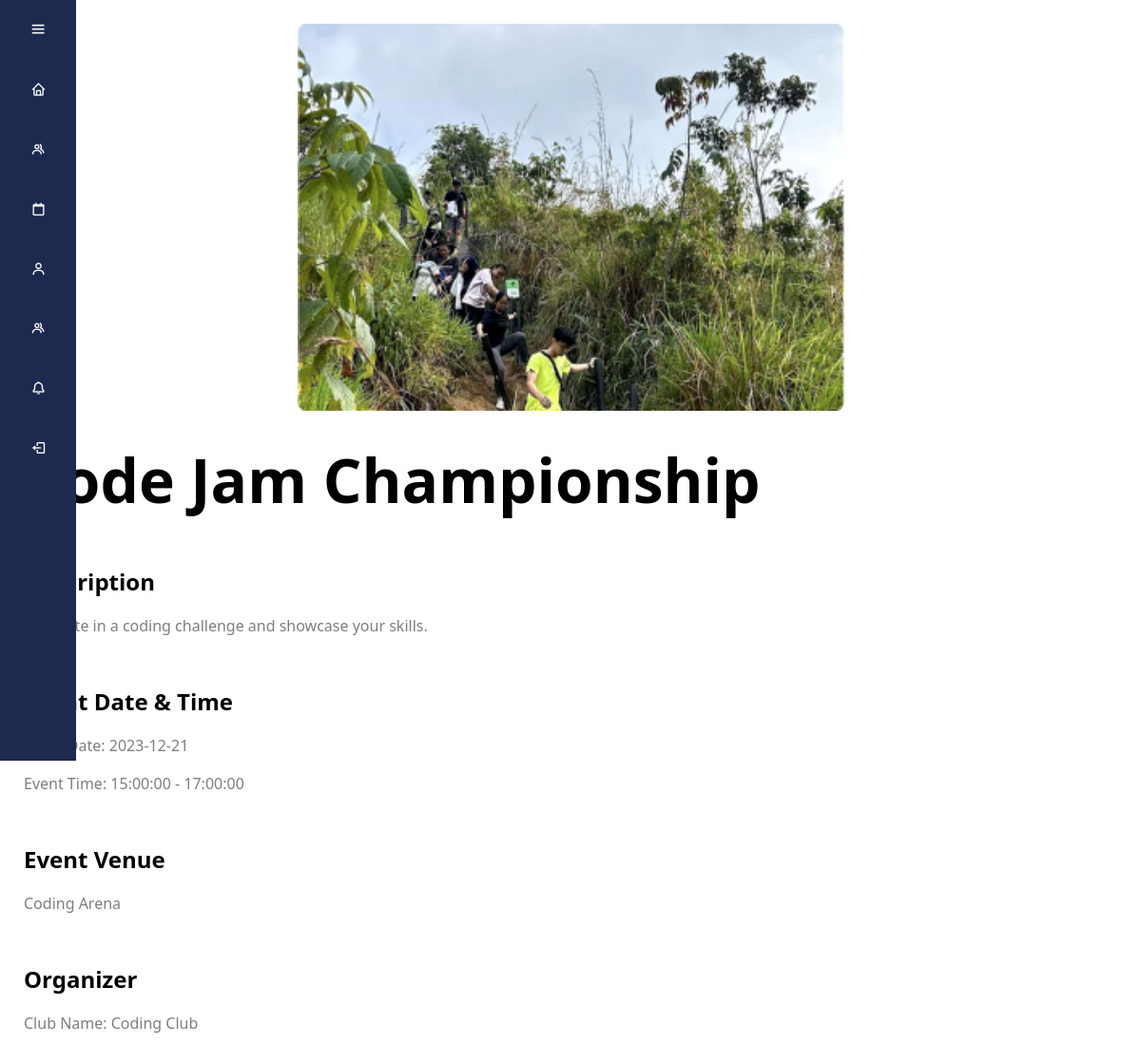
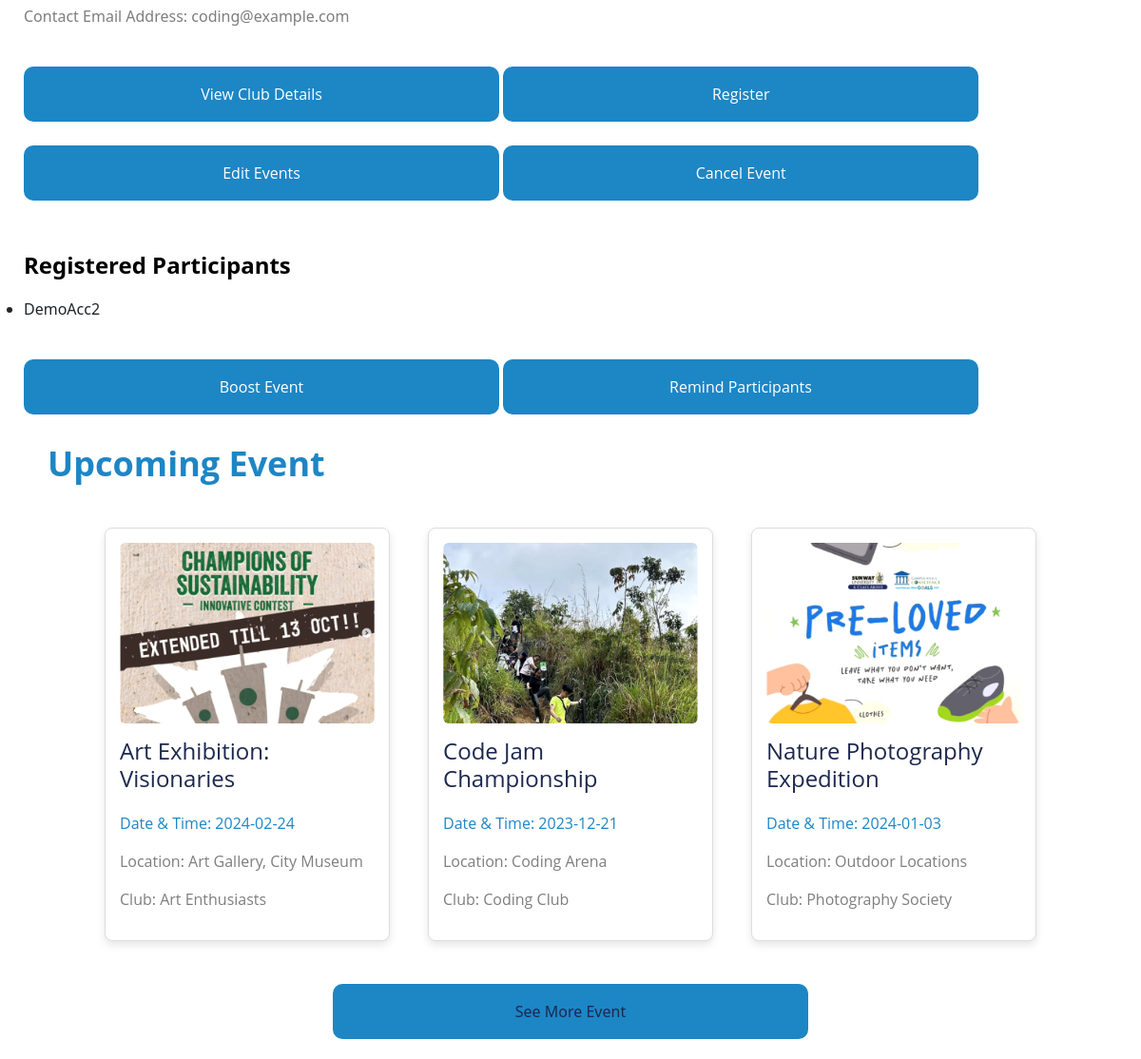
The app's page /event_single.php?id=9 (signed in, upper part), older data (2 pictures, top to bottom).
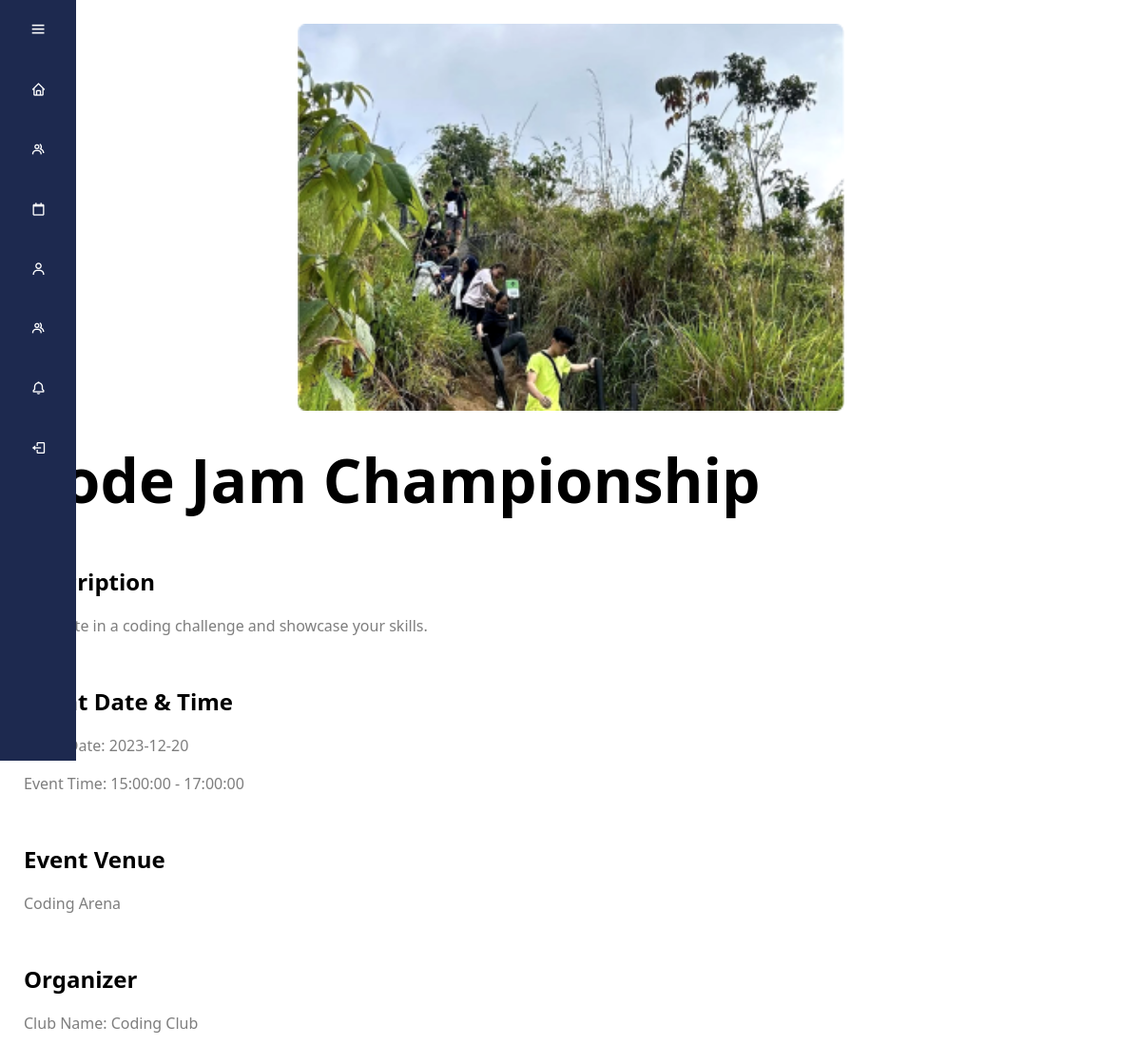
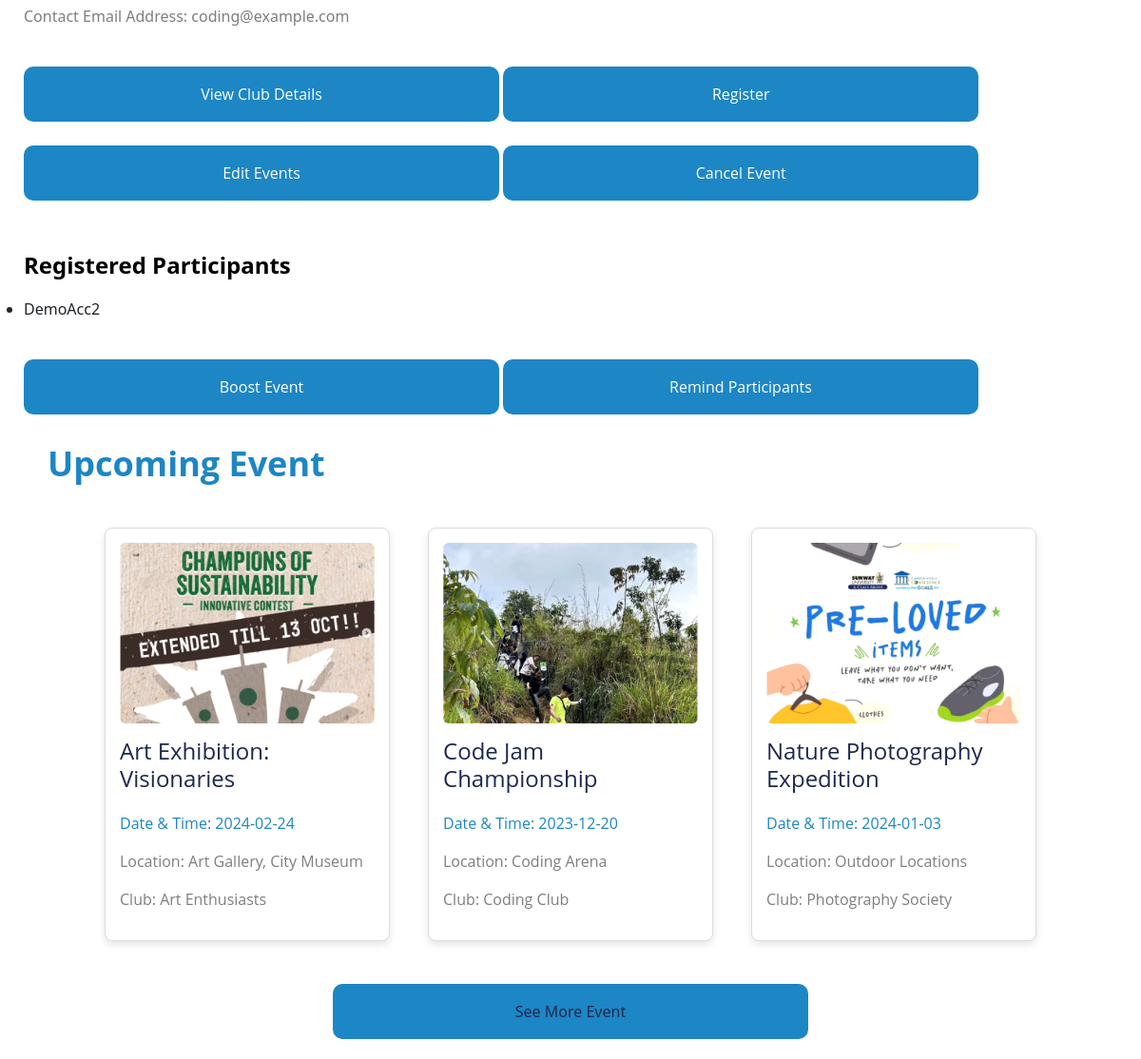
The same page, newer data (2 pictures, top to bottom).
### tables this page shows
CREATE TABLE `events` (
  `id` int(11) NOT NULL,
  `event_title` varchar(255) NOT NULL,
  `event_venue` varchar(255) NOT NULL,
  `start_time` time NOT NULL,
  `end_time` time NOT NULL,
  `start_date` date NOT NULL,
  `end_date` date NOT NULL,
  `event_image_path` varchar(255) DEFAULT NULL,
  `event_description` text NOT NULL,
  `club_id` int(11) NOT NULL,
  `user_id` int(11) DEFAULT NULL
);

CREATE TABLE `clubs` (
  `id` int(11) NOT NULL,
  `club_name` varchar(255) NOT NULL,
  `description` text NOT NULL,
  `subscriber_count` int(11) NOT NULL DEFAULT 0,
  `profile_image` varchar(255) DEFAULT NULL,
  `contact_email` varchar(100) NOT NULL,
  `instagram_link` varchar(255) DEFAULT NULL,
  `facebook_link` varchar(255) DEFAULT NULL
);

### logic_controller.php (called while the page is built, shortened)
<?php
function fetchEventDetails_ID($event_id, $conn)
{
    $sql = "SELECT events.*, clubs.club_name, clubs.contact_email FROM events
            JOIN clubs ON events.club_id = clubs.id
            WHERE events.id = $event_id";
    $result = $conn->query($sql);
    if ($result->num_rows > 0) {
        return $result->fetch_assoc();
    } else {
        return false;
    }
}
function isUserRegisteredForEvent($user_id, $event_id, $conn)
{
    $checkRegistrationSql = "SELECT * FROM event_registrations WHERE user_id = $user_id AND event_id = $event_id";
    $checkRegistrationResult = $conn->query($checkRegistrationSql);
    return $checkRegistrationResult && $checkRegistrationResult->num_rows > 0;
}
function hasPermissionToViewParticipants($user_id, $club_id)
{
    global $conn;
    $sql = "SELECT role FROM memberships WHERE user_id = $user_id AND club_id = $club_id";
    $result = $conn->query($sql);
    if ($result->num_rows > 0) {
        $row = $result->fetch_assoc();
        $userRole = $row['role'];
        return ($userRole === 'pic' || $userRole === 'committee');
    } else {
        return false;
    }
}
?>

### event_single.php (the view, shortened to what the changed rows need)
<?php
require_once('Part/db_controller.php');
require_once('Part/navbar.php');
require_once('logic_controller.php');
if (isset($_SESSION['username']) && isset($_SESSION['user_id'])) {
    $user_id = $_SESSION['user_id'];
} else {
    $user_id = null;
}
if (isset($_GET['id']) && !empty($_GET['id'])) {
    $event_id = $_GET['id'];
    $eventDetails = fetchEventDetails_ID($event_id, $conn);
} else {
    echo "No event selected";
    exit;
}
$club_id = $eventDetails['club_id'];
$userRegistered = isUserRegisteredForEvent($user_id, $event_id, $conn);
if (isset($_SESSION['username']) && isset($_SESSION['user_id'])) {
    $userRole = fetchUserRole($user_id, $club_id, $conn);
    $hasPermissionToViewParticipants = hasPermissionToViewParticipants($user_id, $club_id);
}
?>
<!DOCTYPE html>
<html lang="en">
<head>
        <link rel="stylesheet" href="style.css">
        <link rel="stylesheet" href="https://stackpath.bootstrapcdn.com/font-awesome/4.7.0/css/font-awesome.min.css">
</head>
<body>
    <div class ="page-container">
    <div class="image-container">
            <img src="<?= htmlspecialchars($eventDetails["event_image_path"]) ?>" class="image-banner" alt="Event Banner">
        </div>
        <div class="single-event-container">
            <h2 class="title"><?= $eventDetails["event_title"] ?></h2>
            <p class="field-name">Description</p>
            <p class="desc"><?= $eventDetails["event_description"] ?></p>
            <p class="field-name">Event Date & Time</p>
            <p class="desc">Event Date: <?= $eventDetails["start_date"] ?></p>
            <p class="desc">Event Time: <?= $eventDetails["start_time"] ?> - <?= $eventDetails["end_time"] ?></p>
            <p class="field-name">Event Venue</p>
            <p class="desc"><?= $eventDetails["event_venue"] ?></p>
            <p class="field-name">Organizer</p>
            <p class="desc">Club Name: <?= $eventDetails["club_name"] ?></p>
            <p class="desc">Contact Email Address: <?= $eventDetails["contact_email"] ?></p>
            <a href="club_single.php?id=<?php echo $eventDetails['club_id']; ?>"><button class="btn">View Club Details</button></a>
           <?php
            if (isset($_SESSION["username"])) {
                if (!$userRegistered) { ?>
                    <a href="register_event.php?id=<?php echo $event_id; ?>"><button class="btn">Register</button></a>
            <?php } else{ ?>
                <a href="cancel_registration.php?id=<?php echo $event_id; ?>"><button class="btn">Cancel Registration</button></a>
                <?php }
            } else{ ?>
                <a href="Login/login.php"><button class="btn">Login to Register</button></a>
            <?php } ?>
            <?php
                if (isset($_SESSION['username']) && isset($_SESSION['user_id'])) {
                    if ($userRole === 'pic' || $userRole === 'committee'): ?>
                        <a href="edit_event.php?id=<?php echo $event_id; ?>">
                            <button class="btn">Edit Events</button>
                        </a>
                        <form id="cancelEventForm" method="post" action="cancel_event.php" style="all: initial;">
                            <input type="submit" name="cancel_event" class="btn" value="Cancel Event" onclick="return confirmCancellation(event)">
                        </form>
                    <?php endif;
                }
            ?>
            <?php
                if ($user_id !== null && hasPermissionToViewParticipants($user_id, $eventDetails['club_id'])) {
                    $event_id = $eventDetails['id'];
                    $participantsSql = "SELECT users.username FROM event_registrations
                                        JOIN users ON event_registrations.user_id = users.id
                                        WHERE event_registrations.event_id = $event_id";
                    $participantsResult = $conn->query($participantsSql);
                    if ($participantsResult->num_rows > 0) {
                        echo '<div class="participants-section">';
                        echo '<p class="field-name"> Registered Participants </p>';
                        echo '<ul>';
                        echo '</ul>';
                        echo '</div>';
                    } else {
                        echo '<p class ="field-name">No registered participants for this event.</p>';
                    }
                }
            ?>
            <?php
                if (isset($_SESSION['username']) && isset($_SESSION['user_id'])) {
                    if ($userRole === 'pic' || $userRole === 'committee'): ?>
                      <form id="boostEventForm" method="post" action="boost_event.php" style="all: initial;">
                            <input type="submit" name="boost_event" class="btn" value="Boost Event" onclick="return confirmBoost()">
                        </form>
                            <form id="remindParticipantsForm" method="post" action="remind_participants.php" style="all: initial;">
                                <input type="submit" name="remind_participants" class="btn" value="Remind Participants" onclick="return confirmRemind()">
                            </form>
                    <?php endif;
                }
            ?>
        </div>
        <?php
        require_once('Part/event_section.php');
        ?>
    </div>
</body>
</html>

### Part/event_section.php (shortened to what the changed rows need)
<div class ="section-container">
        <div class="event-container">
            <?php
                    $sql = "SELECT events.*, clubs.club_name FROM events
                        JOIN clubs ON events.club_id = clubs.id
                        WHERE events.end_date >= CURDATE()
                        ORDER BY RAND() LIMIT 3 ";
                    $result = $conn->query($sql);
                    if ($result->num_rows > 0) {
                        echo '<div class="event-container">';
                    while ($row = $result->fetch_assoc()) {
                        echo '<a href="event_single.php?id=' . $row["id"] . '">';
                            echo '<div class="event-card">';
                                echo '<img src="' . htmlspecialchars($row["event_image_path"]) . '" alt="Event Image">';
                                echo '<h2 class="title">' . $row["event_title"] . '</h2>';
                                echo '<p class="date">Date & Time: ' . $row["start_date"] . '</p>';
                                echo '<p class="location">Location: ' . $row["event_venue"] . '</p>';
                                echo '<p class="location">Club: ' . $row["club_name"] . '</p>';
                            echo '</div>';
                        echo '</a>';
                        }
                        echo '</div>';
                        } else {
                        echo "0 results";
                        }
            ?>
        </div>
</div>

Row changes from the older to the newer data that the page shows:
changed events "Code Jam Championship": start_date "2023-12-21" → "2023-12-20"
